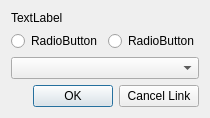
<?xml version="1.0" encoding="UTF-8"?>
<ui version="4.0">
 <class>linkFluidDialog</class>
 <widget class="QDialog" name="linkFluidDialog">
  <property name="geometry">
   <rect>
    <x>0</x>
    <y>0</y>
    <width>190</width>
    <height>113</height>
   </rect>
  </property>
  <property name="windowTitle">
   <string>Dialog</string>
  </property>
  <layout class="QVBoxLayout" name="verticalLayout">
   <item>
    <widget class="QLabel" name="defineFluidLabel">
     <property name="text">
      <string>TextLabel</string>
     </property>
    </widget>
   </item>
   <item>
    <layout class="QHBoxLayout" name="horizontalLayout_2">
     <item>
      <widget class="QRadioButton" name="node1Button">
       <property name="text">
        <string>RadioButton</string>
       </property>
      </widget>
     </item>
     <item>
      <widget class="QRadioButton" name="node2Button">
       <property name="text">
        <string>RadioButton</string>
       </property>
      </widget>
     </item>
    </layout>
   </item>
   <item>
    <widget class="QComboBox" name="fluidCB"/>
   </item>
   <item>
    <layout class="QHBoxLayout" name="horizontalLayout">
     <item>
      <spacer name="horizontalSpacer">
       <property name="orientation">
        <enum>Qt::Horizontal</enum>
       </property>
       <property name="sizeHint" stdset="0">
        <size>
         <width>40</width>
         <height>20</height>
        </size>
       </property>
      </spacer>
     </item>
     <item>
      <widget class="QPushButton" name="okButton">
       <property name="text">
        <string>OK</string>
       </property>
      </widget>
     </item>
     <item>
      <widget class="QPushButton" name="cancelButton">
       <property name="text">
        <string>Cancel Link</string>
       </property>
      </widget>
     </item>
    </layout>
   </item>
  </layout>
 </widget>
 <tabstops>
  <tabstop>okButton</tabstop>
  <tabstop>cancelButton</tabstop>
  <tabstop>node1Button</tabstop>
  <tabstop>node2Button</tabstop>
  <tabstop>fluidCB</tabstop>
 </tabstops>
 <resources/>
 <connections/>
</ui>
